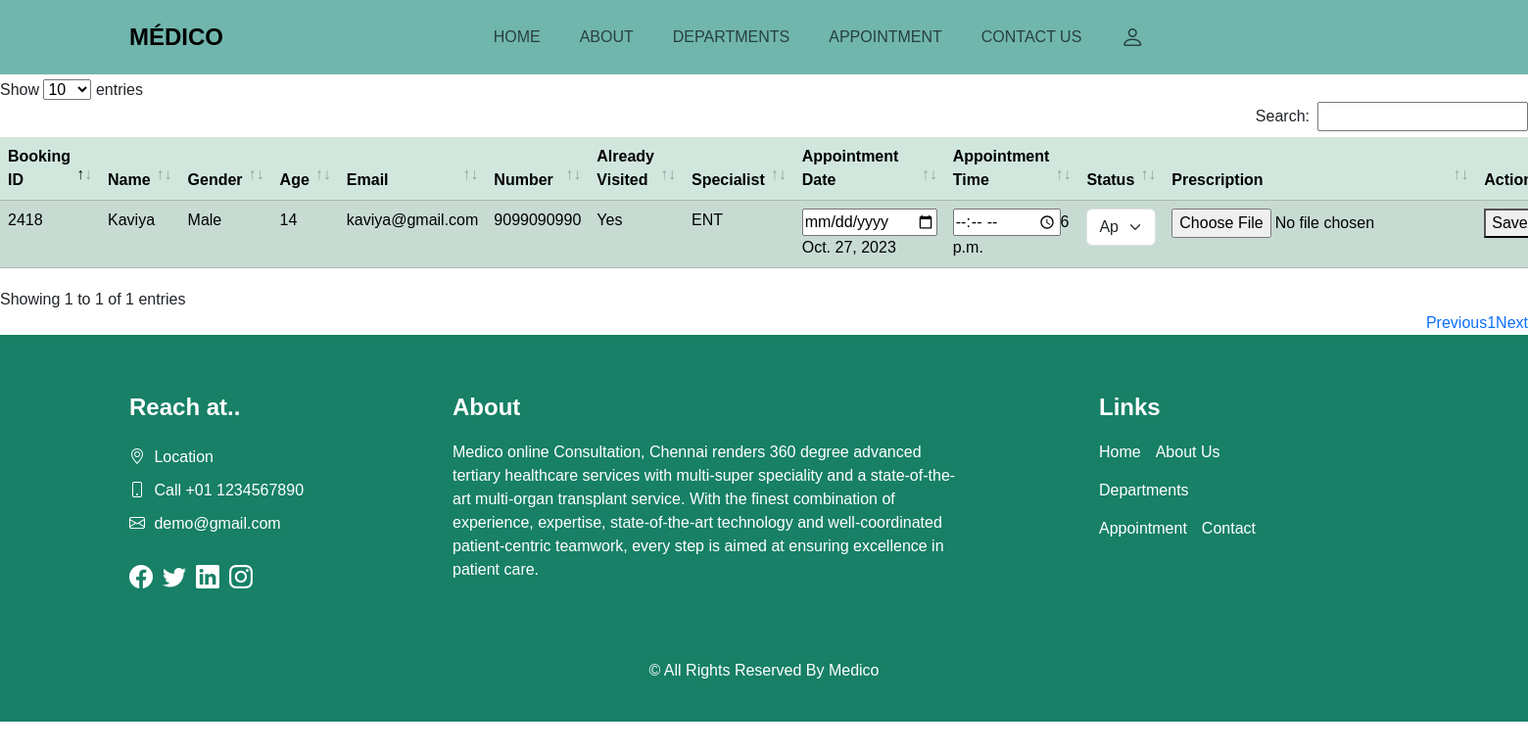
The app's page /consultation/2418 with its own data.
### docapp/models.py (models this page shows)
class Appointment(models.Model):
    bid=ShortUUIDField(length=4, max_length=4, alphabet="1234567890", primary_key=True, null=False)
    pfname=models.CharField(max_length=40)
    plname=models.CharField(max_length=40)
    pgender=models.CharField(max_length=10)
    page=models.IntegerField()
    pemail=models.CharField(max_length=100)
    pnumber=models.IntegerField()
    pvisited=models.CharField(max_length=4)
    pspecialist=models.CharField(max_length=30)
    pappointdate=models.DateField()
    pappointtime=models.TimeField()
    pstatus=models.CharField(max_length=30, default="Pending")
    pprescription=models.FileField(null=True, blank=True, upload_to='prescription')
    def __str__(self):
        return " Booking ID: "+self.bid+"  "+"Name: "+self.pfname+" "+self.plname

### docapp/views.py (the view)
# urls.py: path("consultation/<int:id>", views.editconsultation),
def editconsultation(request, id):
    gid=Appointment.objects.get(pk=id)
    print(gid)
    if request.method == 'POST':
        gid.pappointdate=request.POST.get('pappointdate')
        gid.pappointtime=request.POST.get('pappointtime')
        gid.pstatus=request.POST.get('pstatus')
        gid.pprescription=request.POST.get('pprescription')
        gid.save()
    return render(request, "consultation.html", locals())

### templates/consultation.html (shortened to what this page needs)
{% extends 'base.html' %}
{% block adminconsultation %}
<div class="sub_page" style="padding-top: 80px;">
    <table id="table_id" class="table table-hover table-center mb-0 datatable table-striped table-success">
        {% if gid %}
            <thead>
                <th>Booking ID</th>
                <th>Name</th>
                <th>Gender</th>
                <th>Age</th>
                <th>Email</th>
                <th>Number</th>
                <th>Already Visited</th>
                <th>Specialist</th>
                <th>Appointment Date</th>
                <th>Appointment Time</th>
                <th>Status</th>
                <th>Prescription</th>
                <th>Action</th>
            </thead>
            <tbody>
                <form action="" method="POST">
                <tr>
                    <td>{{gid.bid}}</td>
                    <td>{{gid.pfname}} {{i.plname}}</td>
                    <td>{{gid.pgender}}</td>
                    <td>{{gid.page}}</td>
                    <td>{{gid.pemail}}</td>
                    <td>{{gid.pnumber}}</td>
                    <td>{{gid.pvisited}}</td>
                    <td>{{gid.pspecialist}}</td>
                    <td><input type="date" value="{{gid.pappointdate}}" name="pappointdate">{{gid.pappointdate}}</td>
                    <td><input type="time" value="{{gid.pappointtime}}" name="pappointtime">{{gid.pappointtime}}</td>
                    <td><select class="form-select" aria-label="Default select example" name="pstatus" value="{{gid.pstatus}}">
                        <option value="Appointment Pending">Appointment Pending</option>
                    </select></td>
                    <td><input type="file" value="{{gid.pprescription}}" name="pprescription"></td>
                    <td><button type="submit">Save</button></td>
                </tr>
            </form>
            </tbody>
                    {% endif %}
        </table>
</div>
{% endblock %}

### static/style.css (style rules this page uses)
body { font-family: 'Nunito', sans-serif; }
body { font-family: 'Poppins', sans-serif; }
::placeholder { font-size: 16px; }

### records on screen
Appointment: bid "2418", pfname "Kaviya", pgender "Male", page "14", pemail "kaviya@gmail.com", pnumber "9099090990", pvisited "Yes", pspecialist "ENT", pappointdate "Oct. 27, 2023", pappointtime "6 p.m.", pstatus "Appointment Pending"
